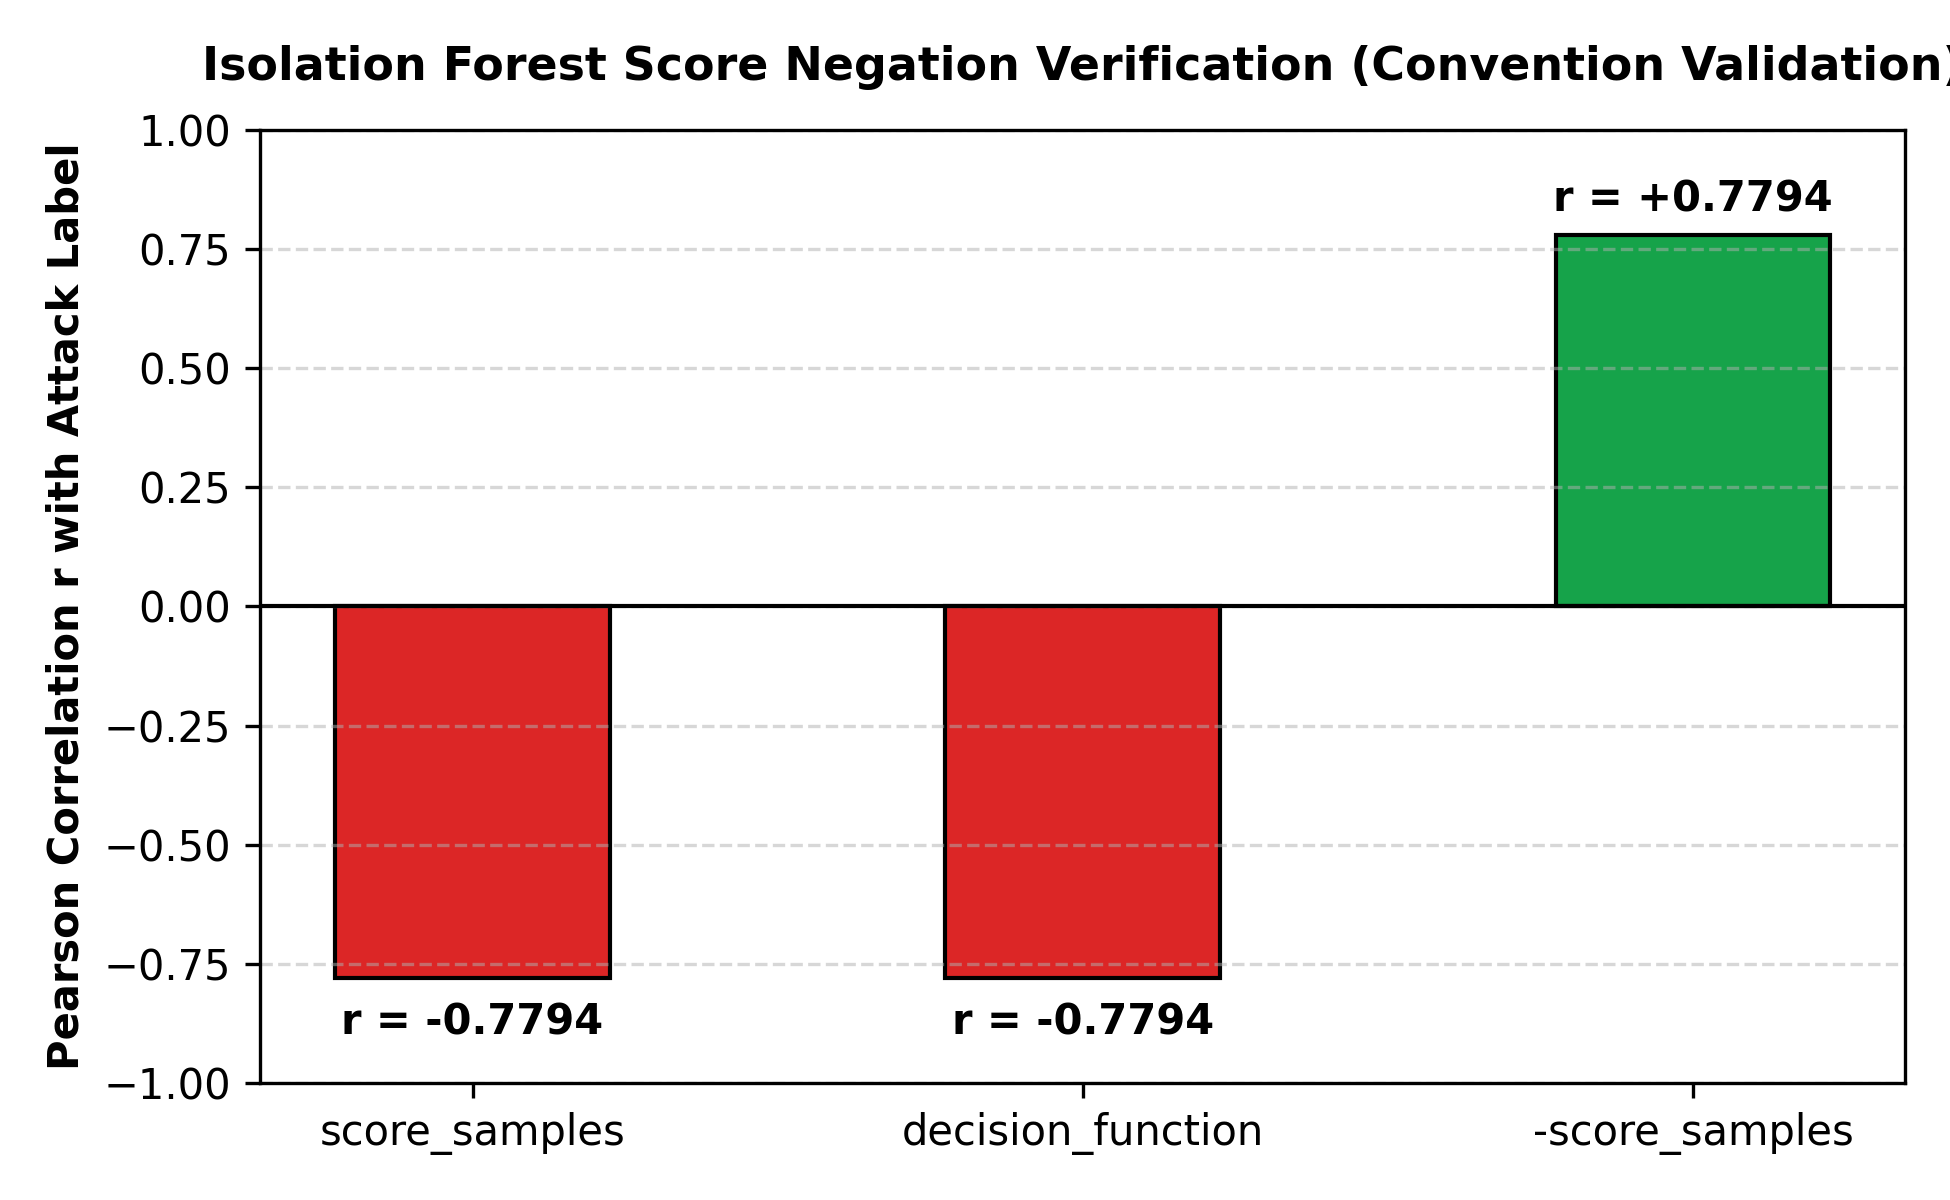

The script that saved this image:
import matplotlib
matplotlib.use("Agg")
import matplotlib.pyplot as plt

plt.figure(figsize=(6.5, 4), dpi=300)
corr_vals = [-0.7794, -0.7794, 0.7794]
colors_sign = ["#dc2626", "#dc2626", "#16a34a"]
plt.bar(["score_samples", "decision_function", "-score_samples"], corr_vals, color=colors_sign, width=0.45, edgecolor="black")
plt.axhline(0, color="black", linewidth=1)
plt.ylabel("Pearson Correlation r with Attack Label", fontsize=10.5, fontweight="bold")
plt.title("Isolation Forest Score Negation Verification (Convention Validation)", fontsize=11, fontweight="bold", pad=12)
plt.ylim(-1.0, 1.0)
for i, v in enumerate(corr_vals):
    plt.text(i, v + (0.05 if v > 0 else -0.12), f"r = {v:+.4f}", ha="center", fontweight="bold")
plt.grid(axis="y", linestyle="--", alpha=0.5)
plt.tight_layout()
plt.savefig("experiments/E22_score_sign/plot.png", dpi=300)
plt.close()
print("Saved experiments/E22_score_sign/plot.png")
